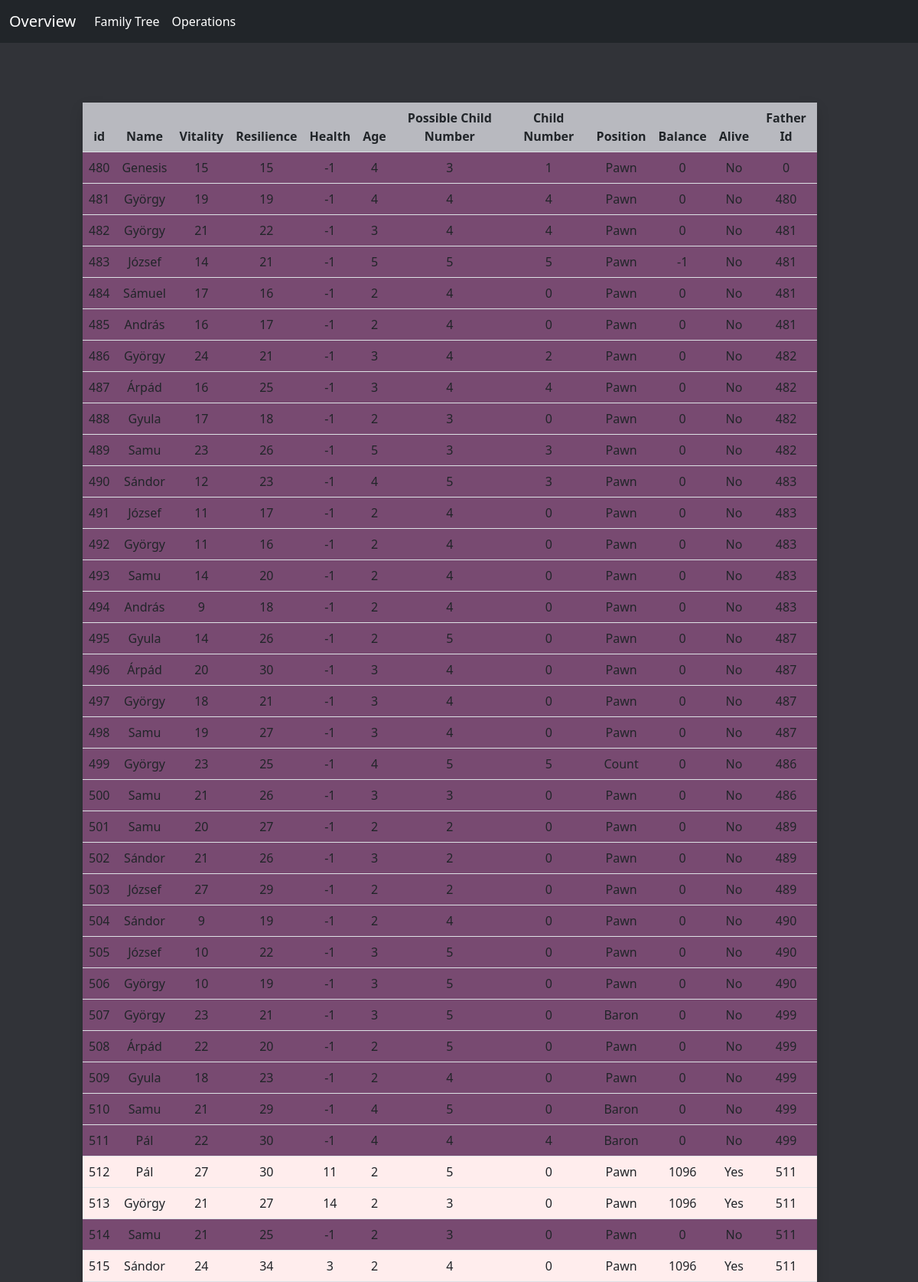
The page / on the database its author committed.
### Clan_Simulator_Browser/models.py (models this page shows)
class Member(models.Model):
    name = models.CharField(max_length=25)
    vitality = models.IntegerField(validators=[MaxValueValidator(100)])
    resilience = models.IntegerField(validators=[MaxValueValidator(100)])
    health = models.IntegerField(default=100)
    age = models.IntegerField(default=0)
    pcn = models.IntegerField(validators=[MaxValueValidator(5)])
    childnumber = models.IntegerField()
    position = models.TextField(max_length=20) #pawn, citizen, baron, count, king
    balance = models.IntegerField()
    alive = models.BooleanField(default=True)
    fatherid = models.IntegerField()

### Clan_Simulator_Browser/views.py (the view)
# urls.py: path('', views.overview, name="overview"),
def overview(request):
    member_count = Member.objects.count()
    if member_count == 0:
        genesis_member = Member(name='Genesis', vitality=15, resilience=15, health=100, age=2, pcn=3, childnumber=0,
                                position='Pawn', balance=500, alive=True, fatherid=0)
        genesis_member.save()
    _members = Member.objects.all()
    return render(request, 'overview.html', {"members": _members})

### Clan_Simulator_Browser/templates/overview.html (shortened to what this page needs)
{% extends "base.html" %}
    {% block content %}
        <h1>Welcome at the Overview</h1>
        <br><br><br>
        <table class="table shadow" style="width: 80%; text-align: center; position: absolute; right: 11%; top: 8%; background-color: B8B9BF"; >
            <thead>
                <tr style="background-color: #B8B9BF;">
                    <th>id</th>
                    <th>Name</th>
                    <th>Vitality</th>
                    <th>Resilience</th>
                    <th>Health</th>
                    <th>Age</th>
                    <th>Possible Child Number</th>
                    <th>Child Number</th>
                    <th>Position</th>
                    <th>Balance</th>
                    <th>Alive</th>
                    <th>Father Id</th>
                </tr>
            </thead>
            <tbody>
                {% for member in members%}
                    {% if member.alive %}
                        <tr style="background-color: #ffeded;">
                            <td>{{ member.id }}</td>
                            <td>{{ member.name }}</td>
                            <td>{{ member.vitality }}</td>
                            <td>{{ member.resilience }}</td>
                            <td>{{ member.health }}</td>
                            <td>{{ member.age }}</td>
                            <td>{{ member.pcn }}</td>
                            <td>{{ member.childnumber }}</td>
                            <td>{{ member.position }}</td>
                            <td>{{ member.balance }}</td>
                            <td>Yes</td>
                            <td>{{ member.fatherid }}</td>
                        </tr>
                    {% else %}
                        <tr style="background-color: #784a71;">
                            <td>{{ member.id }}</td>
                            <td>{{ member.name }}</td>
                            <td>{{ member.vitality }}</td>
                            <td>{{ member.resilience }}</td>
                            <td>{{ member.health }}</td>
                            <td>{{ member.age }}</td>
                            <td>{{ member.pcn }}</td>
                            <td>{{ member.childnumber }}</td>
                            <td>{{ member.position }}</td>
                            <td>{{ member.balance }}</td>
                            <td>No</td>
                            <td>{{ member.fatherid }}</td>
                        </tr>
                    {% endif %}
                {% endfor %}
            </tbody>
        </table>
    {% endblock content %}

### Clan_Simulator_Browser/templates/base.html (shortened to what this page needs)
<!DOCTYPE html>
<html lang="en">
<head>
    <link href="https://cdn.jsdelivr.net/npm/bootstrap@5.2.3/dist/css/bootstrap.min.css" rel="stylesheet">
<body style="background-color: #313338;">
  <nav class="navbar navbar-expand-md navbar-dark fixed-top bg-dark">
    <div class="container-fluid">
      <a class="navbar-brand" href="{% url 'overview' %}">Overview</a>
      <div class="collapse navbar-collapse" id="navbarCollapse">
        <ul class="navbar-nav me-auto mb-2 mb-md-0">
          <li class="nav-item">
            <a class="nav-link active" aria-current="page" href="{% url 'family-tree' %}">Family Tree</a>
          </li>
          <li class="nav-item">
            <a class="nav-link active" aria-current="page" href="{% url 'operations' %}">Operations</a>
          </li>
        </ul>
      </div>
    </div>
  </nav>
    {% block content %}
    {% endblock content %}
</body>
</html>

### rows shown on the page
Member: id "480", name "Genesis", vitality "15", resilience "15", health "-1", age "4", pcn "3", childnumber "1", position "Pawn", balance "0", fatherid "0"
Member: id "481", name "György", vitality "19", resilience "19", health "-1", age "4", pcn "4", childnumber "4", position "Pawn", balance "0", fatherid "480"
Member: id "482", name "György", vitality "21", resilience "22", health "-1", age "3", pcn "4", childnumber "4", position "Pawn", balance "0", fatherid "481"
Member: id "483", name "József", vitality "14", resilience "21", health "-1", age "5", pcn "5", childnumber "5", position "Pawn", balance "-1", fatherid "481"
Member: id "484", name "Sámuel", vitality "17", resilience "16", health "-1", age "2", pcn "4", childnumber "0", position "Pawn", balance "0", fatherid "481"
Member: id "485", name "András", vitality "16", resilience "17", health "-1", age "2", pcn "4", childnumber "0", position "Pawn", balance "0", fatherid "481"
Member: id "486", name "György", vitality "24", resilience "21", health "-1", age "3", pcn "4", childnumber "2", position "Pawn", balance "0", fatherid "482"
Member: id "487", name "Árpád", vitality "16", resilience "25", health "-1", age "3", pcn "4", childnumber "4", position "Pawn", balance "0", fatherid "482"
Member: id "488", name "Gyula", vitality "17", resilience "18", health "-1", age "2", pcn "3", childnumber "0", position "Pawn", balance "0", fatherid "482"
Member: id "489", name "Samu", vitality "23", resilience "26", health "-1", age "5", pcn "3", childnumber "3", position "Pawn", balance "0", fatherid "482"
Member: id "490", name "Sándor", vitality "12", resilience "23", health "-1", age "4", pcn "5", childnumber "3", position "Pawn", balance "0", fatherid "483"
Member: id "491", name "József", vitality "11", resilience "17", health "-1", age "2", pcn "4", childnumber "0", position "Pawn", balance "0", fatherid "483"
Member: id "492", name "György", vitality "11", resilience "16", health "-1", age "2", pcn "4", childnumber "0", position "Pawn", balance "0", fatherid "483"
Member: id "493", name "Samu", vitality "14", resilience "20", health "-1", age "2", pcn "4", childnumber "0", position "Pawn", balance "0", fatherid "483"
Member: id "494", name "András", vitality "9", resilience "18", health "-1", age "2", pcn "4", childnumber "0", position "Pawn", balance "0", fatherid "483"
Member: id "495", name "Gyula", vitality "14", resilience "26", health "-1", age "2", pcn "5", childnumber "0", position "Pawn", balance "0", fatherid "487"
Member: id "496", name "Árpád", vitality "20", resilience "30", health "-1", age "3", pcn "4", childnumber "0", position "Pawn", balance "0", fatherid "487"
Member: id "497", name "György", vitality "18", resilience "21", health "-1", age "3", pcn "4", childnumber "0", position "Pawn", balance "0", fatherid "487"
Member: id "498", name "Samu", vitality "19", resilience "27", health "-1", age "3", pcn "4", childnumber "0", position "Pawn", balance "0", fatherid "487"
Member: id "499", name "György", vitality "23", resilience "25", health "-1", age "4", pcn "5", childnumber "5", position "Count", balance "0", fatherid "486"
Member: id "500", name "Samu", vitality "21", resilience "26", health "-1", age "3", pcn "3", childnumber "0", position "Pawn", balance "0", fatherid "486"
Member: id "501", name "Samu", vitality "20", resilience "27", health "-1", age "2", pcn "2", childnumber "0", position "Pawn", balance "0", fatherid "489"
Member: id "502", name "Sándor", vitality "21", resilience "26", health "-1", age "3", pcn "2", childnumber "0", position "Pawn", balance "0", fatherid "489"
Member: id "503", name "József", vitality "27", resilience "29", health "-1", age "2", pcn "2", childnumber "0", position "Pawn", balance "0", fatherid "489"
Member: id "504", name "Sándor", vitality "9", resilience "19", health "-1", age "2", pcn "4", childnumber "0", position "Pawn", balance "0", fatherid "490"
Member: id "505", name "József", vitality "10", resilience "22", health "-1", age "3", pcn "5", childnumber "0", position "Pawn", balance "0", fatherid "490"
Member: id "506", name "György", vitality "10", resilience "19", health "-1", age "3", pcn "5", childnumber "0", position "Pawn", balance "0", fatherid "490"
Member: id "507", name "György", vitality "23", resilience "21", health "-1", age "3", pcn "5", childnumber "0", position "Baron", balance "0", fatherid "499"
Member: id "508", name "Árpád", vitality "22", resilience "20", health "-1", age "2", pcn "5", childnumber "0", position "Pawn", balance "0", fatherid "499"
Member: id "509", name "Gyula", vitality "18", resilience "23", health "-1", age "2", pcn "4", childnumber "0", position "Pawn", balance "0", fatherid "499"
Member: id "510", name "Samu", vitality "21", resilience "29", health "-1", age "4", pcn "5", childnumber "0", position "Baron", balance "0", fatherid "499"
Member: id "511", name "Pál", vitality "22", resilience "30", health "-1", age "4", pcn "4", childnumber "4", position "Baron", balance "0", fatherid "499"
Member: id "512", name "Pál", vitality "27", resilience "30", health "11", age "2", pcn "5", childnumber "0", position "Pawn", balance "1096", fatherid "511"
Member: id "513", name "György", vitality "21", resilience "27", health "14", age "2", pcn "3", childnumber "0", position "Pawn", balance "1096", fatherid "511"
Member: id "514", name "Samu", vitality "21", resilience "25", health "-1", age "2", pcn "3", childnumber "0", position "Pawn", balance "0", fatherid "511"
Member: id "515", name "Sándor", vitality "24", resilience "34", health "3", age "2", pcn "4", childnumber "0", position "Pawn", balance "1096", fatherid "511"
